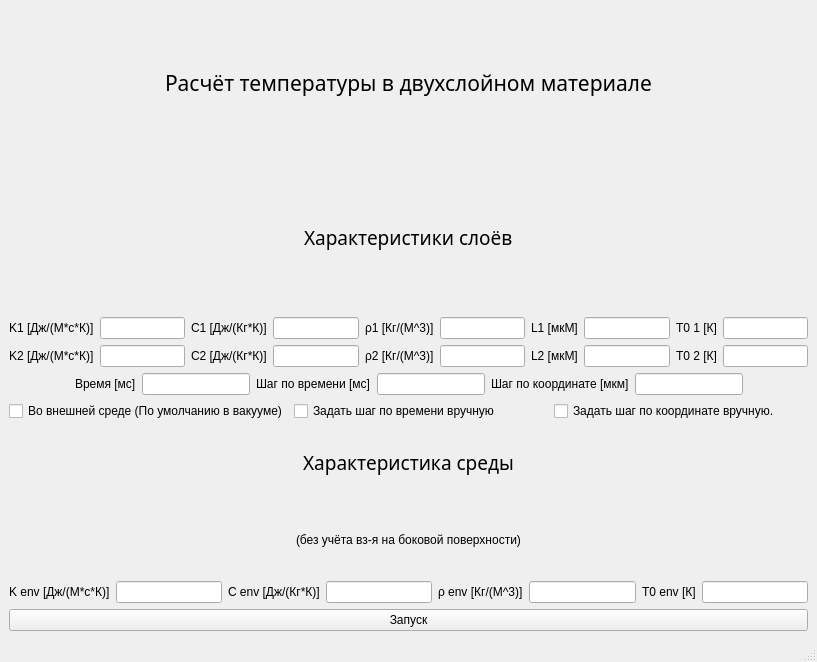
<?xml version="1.0" encoding="UTF-8"?>
<ui version="4.0">
 <class>MainWindow</class>
 <widget class="QMainWindow" name="MainWindow">
  <property name="geometry">
   <rect>
    <x>0</x>
    <y>0</y>
    <width>817</width>
    <height>662</height>
   </rect>
  </property>
  <property name="windowTitle">
   <string>MainWindow</string>
  </property>
  <widget class="QWidget" name="centralwidget">
   <layout class="QVBoxLayout" name="verticalLayout">
    <item>
     <layout class="QHBoxLayout" name="horizontalLayout_3">
      <item>
       <spacer name="horizontalSpacer_7">
        <property name="orientation">
         <enum>Qt::Horizontal</enum>
        </property>
        <property name="sizeHint" stdset="0">
         <size>
          <width>40</width>
          <height>20</height>
         </size>
        </property>
       </spacer>
      </item>
      <item>
       <widget class="QLabel" name="label_17">
        <property name="font">
         <font>
          <family>Impact</family>
          <pointsize>16</pointsize>
         </font>
        </property>
        <property name="text">
         <string>Расчёт температуры в двухслойном материале</string>
        </property>
       </widget>
      </item>
      <item>
       <spacer name="horizontalSpacer_8">
        <property name="orientation">
         <enum>Qt::Horizontal</enum>
        </property>
        <property name="sizeHint" stdset="0">
         <size>
          <width>40</width>
          <height>20</height>
         </size>
        </property>
       </spacer>
      </item>
     </layout>
    </item>
    <item>
     <layout class="QHBoxLayout" name="horizontalLayout_4">
      <item>
       <spacer name="horizontalSpacer_6">
        <property name="orientation">
         <enum>Qt::Horizontal</enum>
        </property>
        <property name="sizeHint" stdset="0">
         <size>
          <width>40</width>
          <height>20</height>
         </size>
        </property>
       </spacer>
      </item>
      <item>
       <widget class="QLabel" name="label_12">
        <property name="font">
         <font>
          <family>Impact</family>
          <pointsize>14</pointsize>
         </font>
        </property>
        <property name="text">
         <string>Характеристики слоёв</string>
        </property>
       </widget>
      </item>
      <item>
       <spacer name="horizontalSpacer_5">
        <property name="orientation">
         <enum>Qt::Horizontal</enum>
        </property>
        <property name="sizeHint" stdset="0">
         <size>
          <width>40</width>
          <height>20</height>
         </size>
        </property>
       </spacer>
      </item>
     </layout>
    </item>
    <item>
     <layout class="QHBoxLayout" name="horizontalLayout_9">
      <item>
       <widget class="QLabel" name="label">
        <property name="text">
         <string>K1 [Дж/(М*с*К)]</string>
        </property>
       </widget>
      </item>
      <item>
       <widget class="QLineEdit" name="K1"/>
      </item>
      <item>
       <widget class="QLabel" name="label_3">
        <property name="text">
         <string>C1 [Дж/(Кг*К)]</string>
        </property>
       </widget>
      </item>
      <item>
       <widget class="QLineEdit" name="C1"/>
      </item>
      <item>
       <widget class="QLabel" name="label_5">
        <property name="text">
         <string>ρ1 [Кг/(М^3)]</string>
        </property>
       </widget>
      </item>
      <item>
       <widget class="QLineEdit" name="D1"/>
      </item>
      <item>
       <widget class="QLabel" name="label_7">
        <property name="text">
         <string>L1 [мкМ]</string>
        </property>
       </widget>
      </item>
      <item>
       <widget class="QLineEdit" name="L1"/>
      </item>
      <item>
       <widget class="QLabel" name="label_13">
        <property name="text">
         <string>T0 1 [К]</string>
        </property>
       </widget>
      </item>
      <item>
       <widget class="QLineEdit" name="T01"/>
      </item>
     </layout>
    </item>
    <item>
     <layout class="QHBoxLayout" name="horizontalLayout_8">
      <item>
       <widget class="QLabel" name="label_2">
        <property name="text">
         <string>K2 [Дж/(М*с*К)]</string>
        </property>
       </widget>
      </item>
      <item>
       <widget class="QLineEdit" name="K2"/>
      </item>
      <item>
       <widget class="QLabel" name="label_4">
        <property name="text">
         <string>C2 [Дж/(Кг*К)]</string>
        </property>
       </widget>
      </item>
      <item>
       <widget class="QLineEdit" name="C2"/>
      </item>
      <item>
       <widget class="QLabel" name="label_6">
        <property name="text">
         <string>ρ2 [Кг/(М^3)]</string>
        </property>
       </widget>
      </item>
      <item>
       <widget class="QLineEdit" name="D2"/>
      </item>
      <item>
       <widget class="QLabel" name="label_8">
        <property name="text">
         <string>L2 [мкМ]</string>
        </property>
       </widget>
      </item>
      <item>
       <widget class="QLineEdit" name="L2"/>
      </item>
      <item>
       <widget class="QLabel" name="label_14">
        <property name="text">
         <string>T0 2 [К]</string>
        </property>
       </widget>
      </item>
      <item>
       <widget class="QLineEdit" name="T02"/>
      </item>
     </layout>
    </item>
    <item>
     <layout class="QHBoxLayout" name="horizontalLayout">
      <item>
       <spacer name="horizontalSpacer">
        <property name="orientation">
         <enum>Qt::Horizontal</enum>
        </property>
        <property name="sizeHint" stdset="0">
         <size>
          <width>40</width>
          <height>20</height>
         </size>
        </property>
       </spacer>
      </item>
      <item>
       <widget class="QLabel" name="label_18">
        <property name="text">
         <string>Время [мс]</string>
        </property>
       </widget>
      </item>
      <item>
       <widget class="QLineEdit" name="Time"/>
      </item>
      <item>
       <widget class="QLabel" name="timeSteplabel">
        <property name="text">
         <string>Шаг по времени [мс]</string>
        </property>
       </widget>
      </item>
      <item>
       <widget class="QLineEdit" name="timeSteptau"/>
      </item>
      <item>
       <widget class="QLabel" name="coordSteplabel">
        <property name="text">
         <string>Шаг по координате [мкм]</string>
        </property>
       </widget>
      </item>
      <item>
       <widget class="QLineEdit" name="coordSteph"/>
      </item>
      <item>
       <spacer name="horizontalSpacer_2">
        <property name="orientation">
         <enum>Qt::Horizontal</enum>
        </property>
        <property name="sizeHint" stdset="0">
         <size>
          <width>40</width>
          <height>20</height>
         </size>
        </property>
       </spacer>
      </item>
     </layout>
    </item>
    <item>
     <layout class="QHBoxLayout" name="horizontalLayout_5">
      <item>
       <widget class="QCheckBox" name="EnvCheckBox">
        <property name="text">
         <string>Во внешней среде (По умолчанию в вакууме)</string>
        </property>
       </widget>
      </item>
      <item>
       <widget class="QCheckBox" name="timeStep">
        <property name="text">
         <string>Задать шаг по времени вручную</string>
        </property>
       </widget>
      </item>
      <item>
       <widget class="QCheckBox" name="coordStep">
        <property name="text">
         <string>Задать шаг по координате вручную.</string>
        </property>
       </widget>
      </item>
     </layout>
    </item>
    <item>
     <layout class="QGridLayout" name="EnvSpecificName">
      <item row="0" column="1">
       <widget class="QLabel" name="EnvSpecNameLabel">
        <property name="font">
         <font>
          <family>Impact</family>
          <pointsize>14</pointsize>
         </font>
        </property>
        <property name="text">
         <string>&lt;html&gt;&lt;head/&gt;&lt;body&gt;&lt;p align=&quot;center&quot;&gt;Характеристика среды&lt;/p&gt;&lt;/body&gt;&lt;/html&gt;</string>
        </property>
       </widget>
      </item>
      <item row="0" column="3">
       <spacer name="horizontalSpacer_4">
        <property name="orientation">
         <enum>Qt::Horizontal</enum>
        </property>
        <property name="sizeHint" stdset="0">
         <size>
          <width>38</width>
          <height>20</height>
         </size>
        </property>
       </spacer>
      </item>
      <item row="0" column="0">
       <spacer name="horizontalSpacer_3">
        <property name="orientation">
         <enum>Qt::Horizontal</enum>
        </property>
        <property name="sizeHint" stdset="0">
         <size>
          <width>40</width>
          <height>20</height>
         </size>
        </property>
       </spacer>
      </item>
      <item row="1" column="1">
       <widget class="QLabel" name="EnvSpecWarnLabel">
        <property name="text">
         <string>(без учёта вз-я на боковой поверхности)</string>
        </property>
       </widget>
      </item>
     </layout>
    </item>
    <item>
     <layout class="QHBoxLayout" name="EnvSpecific">
      <item>
       <widget class="QLabel" name="KenvName">
        <property name="text">
         <string>K env [Дж/(М*с*К)]</string>
        </property>
       </widget>
      </item>
      <item>
       <widget class="QLineEdit" name="Kenv"/>
      </item>
      <item>
       <widget class="QLabel" name="CenvName">
        <property name="text">
         <string>C env [Дж/(Кг*К)]</string>
        </property>
       </widget>
      </item>
      <item>
       <widget class="QLineEdit" name="Cenv"/>
      </item>
      <item>
       <widget class="QLabel" name="DenvName">
        <property name="text">
         <string>ρ env [Кг/(М^3)]</string>
        </property>
       </widget>
      </item>
      <item>
       <widget class="QLineEdit" name="Denv"/>
      </item>
      <item>
       <widget class="QLabel" name="T0envName">
        <property name="text">
         <string>T0 env [К]</string>
        </property>
       </widget>
      </item>
      <item>
       <widget class="QLineEdit" name="T0env"/>
      </item>
     </layout>
    </item>
    <item>
     <widget class="QPushButton" name="pushButton">
      <property name="enabled">
       <bool>true</bool>
      </property>
      <property name="text">
       <string>Запуск</string>
      </property>
     </widget>
    </item>
   </layout>
  </widget>
  <widget class="QMenuBar" name="menubar">
   <property name="geometry">
    <rect>
     <x>0</x>
     <y>0</y>
     <width>817</width>
     <height>22</height>
    </rect>
   </property>
  </widget>
  <widget class="QStatusBar" name="statusbar"/>
 </widget>
 <resources/>
 <connections/>
</ui>
